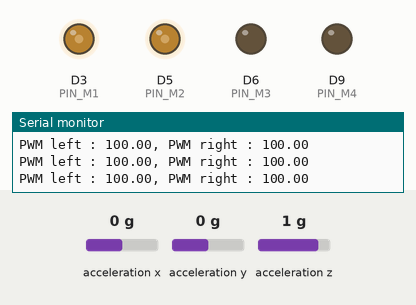
Simulated run of this sketch. Board: Arduino Nano 33 BLE. Parts: output pins drawn as LEDs (lit = HIGH), the last lines printed to the serial monitor. Inputs (shaded band) come from the test bench; at power-on: acceleration x 0 g, acceleration y 0 g, acceleration z 1 g.

Above: at 1.2 s.
1.3 s: acceleration x set to -1.4 g
At 2.6 s:
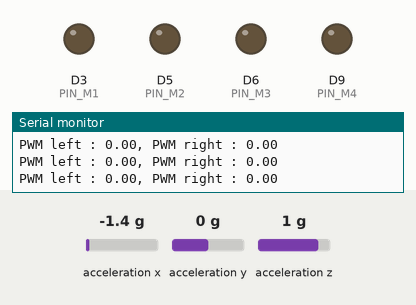
2.9 s: acceleration x set to -1.2 g
4.4 s: acceleration x set to -1 g
At 5.7 s:
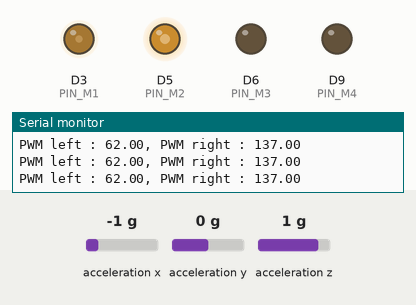
6.0 s: acceleration x set to 0 g
At 7.1 s:
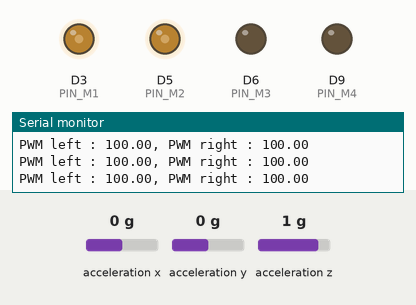
Timing chart, 0 to 8.6 s (numbered marks = the images above; inputs shaded):
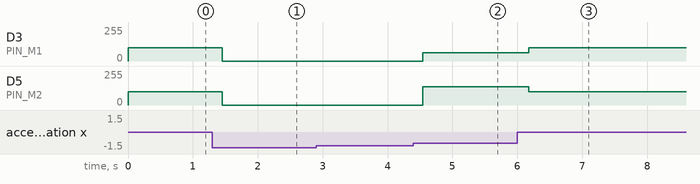

The sketch:

regulator_pid.ino
```cpp
// Using an Arduino Nano 33 BLE Sense (0) or and Arduino Nano 33 IoT (1)?
#define ARDUINO_NANO 1

// Include libraries for the sensors
#if ARDUINO_NAN0 == 0
#include <Arduino_LSM9DS1.h> /* 9 axis IMU for Arduino Nano 33 BLE Sense*/
#elif ARDUINO_NAN0 == 1
#include <Arduino_LSM6DS3.h> /* 9 axis IMU for Arduino Nano 33 IoT*/
#endif

// working with maths
#include <math.h>

// conversion macros
#define RAD_2_DEGREE(angle) (angle * 180.0 / M_PI)
#define DEGREE_2_RAD(angle) (angle * M_PI / 180.0)
#define ROUND_N_DIGITS(value, dozen) ((int32_t(value * pow(10.0f, dozen))) / pow(10.0f, dozen))

// PI coefficients
const float PROP_COEFF = 0.3f;
const float DER_COEFF = 0.12f;
const uint8_t PWM_BASE = 100;

// memorized var
static float stored_pitch = 0.0f;
static float stored_roll = 0.0f;
static uint64_t stored_time = 0;

// basic consigns
static float consign_pitch = 0.0f;
static float consign_roll = 0.0f;

// motor side
enum MOTOR_SIDE
{
  MOTOR_POS = 0,
  MOTOR_NEG = 1
};

// motor pins
const int PIN_M1 = 3;
const int PIN_M2 = 5;
const int PIN_M3 = 6;
const int PIN_M4 = 9;

uint8_t get_pwm_consign(float delta, float derivative, MOTOR_SIDE side)
{
  float offset = PROP_COEFF * delta + DER_COEFF * delta;
  float consign = PWM_BASE;
  switch(side)
  {
    // motor that makes turning toward negative direction
    case MOTOR_POS:
      consign -= offset;
      break;

    // motor that makes turning toward negative direction
    case MOTOR_NEG:
      consign += offset;
      break;
  }
  if (consign <= 50.0f) {return 0x32;}
  else if (consign >= 255.0f) {return 0xff;}
  else {return (0xff & uint8_t(consign));}
}

void setup() {
  // Serial communication with PC
  Serial.begin(115200);

  // Initialize the 9 axis IMU
  if (!IMU.begin())
  {
    Serial.println("Failed to initialize IMU...");
    while (1){Serial.println("IMU initialialization failed..");}
  }

  // Initialize stored values
  float x, y, z;
  if (IMU.accelerationAvailable())
  {
    stored_time = millis();
    IMU.readAcceleration(x, y, z);
    stored_pitch = RAD_2_DEGREE(asin(x));
    stored_roll = RAD_2_DEGREE(asin(y));
  }

  // init pins
  pinMode(PIN_M1, OUTPUT);
  pinMode(PIN_M2, OUTPUT);
  pinMode(PIN_M3, OUTPUT);
  pinMode(PIN_M4, OUTPUT);
}

void loop()
{
  float x, y, z;
  if (IMU.accelerationAvailable())
  {
    // Get the latest pitch and roll
    unsigned long time = millis();
    IMU.readAcceleration(x, y, z);
    /*
    float pitch = RAD_2_DEGREE(asin(ROUND_N_DIGITS(x, 2)));
    float roll = RAD_2_DEGREE(asin(ROUND_N_DIGITS(y, 2)));
    */
    float pitch = RAD_2_DEGREE(asin(x));
    float roll = RAD_2_DEGREE(asin(y));

    // compute delta and derivatives
    unsigned long delta_time = time - stored_time;
    float derivative_pitch = ROUND_N_DIGITS((pitch - stored_pitch) / delta_time * 1000, 1); // degree/second
    float derivative_roll = ROUND_N_DIGITS((roll - stored_roll) / delta_time * 1000, 1); // degree/second
    float delta_pitch = consign_pitch - pitch;
    float delta_roll = consign_roll - roll;

    /*
    Serial.print("Pitch [DEG]: ");
    Serial.print(pitch);
    Serial.print(", dp/dt [DEG/S] : ");
    Serial.print(derivative_pitch);
    Serial.print("\tRoll : ");
    Serial.print(roll);
    Serial.print(", dr/dt [DEG/S] : ");
    Serial.println(derivative_roll);
    */
    float pwm_1 = get_pwm_consign(delta_pitch, derivative_pitch, MOTOR_POS);
    analogWrite(PIN_M1, pwm_1);
    float pwm_2 = get_pwm_consign(delta_pitch, derivative_pitch, MOTOR_NEG);
    analogWrite(PIN_M2, pwm_2);
    Serial.print("PWM left : ");
    Serial.print(pwm_1);
    Serial.print(", PWM right : ");
    Serial.println(pwm_2);

    // save pitch, roll and time
    stored_pitch = pitch;
    stored_roll = roll;
    stored_time = time;

    // wait some time
    delay(180);
  }
}
```

Measured:
- the behaviour switches between -1.1 and -1 g on acceleration x (found by bisection; images 1 and 2)
- after the input at 1.3 s, D3 (PIN_M1), D5 (PIN_M2): 100/255 → 0/255 after 0.16 s
- after the input at 4.4 s, D3 (PIN_M1): 0/255 → 62/255 after 0.14 s; D5 (PIN_M2): 0/255 → 137/255 after 0.14 s
- after the input at 6.0 s, D3 (PIN_M1): 62/255 → 100/255 after 0.18 s; D5 (PIN_M2): 137/255 → 100/255 after 0.18 s
